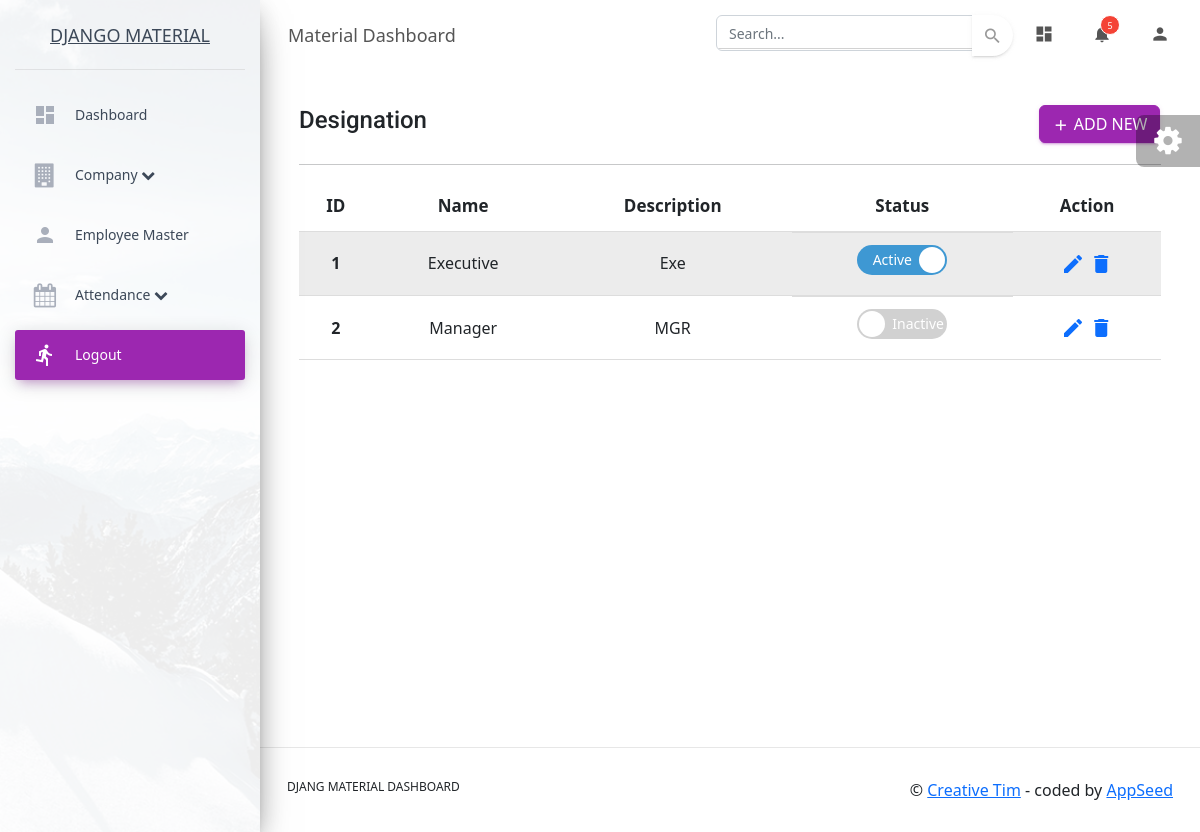
The app's page /designation with its own data.
### Employee_App/models.py (models this page shows, shortened)
class Designation_Master(models.Model):
    Desg_Id=models.AutoField(primary_key=True)
    Desg_Name=models.TextField(unique = True)
    Desg_description = models.TextField()
    Desg_Status=models.BooleanField(default=True)
    Created_By=models.IntegerField(null=True,blank=True)
    Created_Date=models.DateTimeField(default=timezone.now)
    Modified_By=models.IntegerField(null=True,blank=True)
    Modified_Date=models.DateTimeField(auto_now=True)

### Employee_App/views.py (the view)
# urls.py: path('designation', views.designation, name="designation"),
def designation(request):
    designation_list = Designation_Master.objects.all()
    context = {
        'page_title':'Designation',
        'designations':designation_list,
    }
    return render(request, 'Employee/Designation/Designations.html',context)

### templates/Employee/Designation/Designations.html (shortened to what this page needs)
{% extends "layouts/base.html" %}
{% block content %}
<div class="container-fluid">
    <div class="row  align-items-center">
        <div class="col mx-auto ">
            <h4 class="">Designation</h4>
		</div>
        <div class="col mx-auto d-flex justify-content-end">
            <a class="btn btn-primary" href="{% url 'designation/manage' %}" id="create_new"><i class="material-icons mdc-button__icon">add</i><span> Add New</span></a>
        </div>
    </div>
<hr>
    <div class="row">
            <div class="table-responsive">
                <table class="table table-hover table-sm table-striped ">
                    <thead class="fw-bold text-center">
                      <tr>
                        <th class="fw-bold" scope="col">ID</th>
                        <th class="fw-bold" scope="col">Name</th>
                        <th class="fw-bold" scope="col">Description</th>
                        <th class="fw-bold" scope="col">Status</th>
                        <th class="text-center py-1 fw-bold">Action</th>
                      </tr>
                    </thead>
                    <tbody>
                      <tr class="text-center">
                        {% for designation in designations %}
                        <th class="text-center" scope="row">{{ designation.Desg_Id }}</th>
                        <td class="text-center">{{ designation.Desg_Name }}</td>
                        <td class="text-center">{{ designation.Desg_description }}</td>
                        <td class="d-flex justify-content-center" >
                          <div class="switchToggle">
                            <label for="switch">Toggle</label>
                          </div>
                      </td>
                        <td class="text-center">
                            <a href="designation/manage?id={{designation.Desg_Id }}"  ><i class="material-icons">edit</i></a>
                            <a href="designation/delete?id={{designation.Desg_Id }}"
                            onclick="return confirm('Are you sure you want to delete?')"><i class="material-icons">delete</i></a>
                        </td>
                      </tr>
                      {% endfor %}
                    </tbody>
                  </table>
            </div>
    </div>
</div>
{% endblock content %}

### records on screen
Designation_Master: Desg_Id "1", Desg_Name "Executive", Desg_description "Exe"
Designation_Master: Desg_Id "2", Desg_Name "Manager", Desg_description "MGR"
